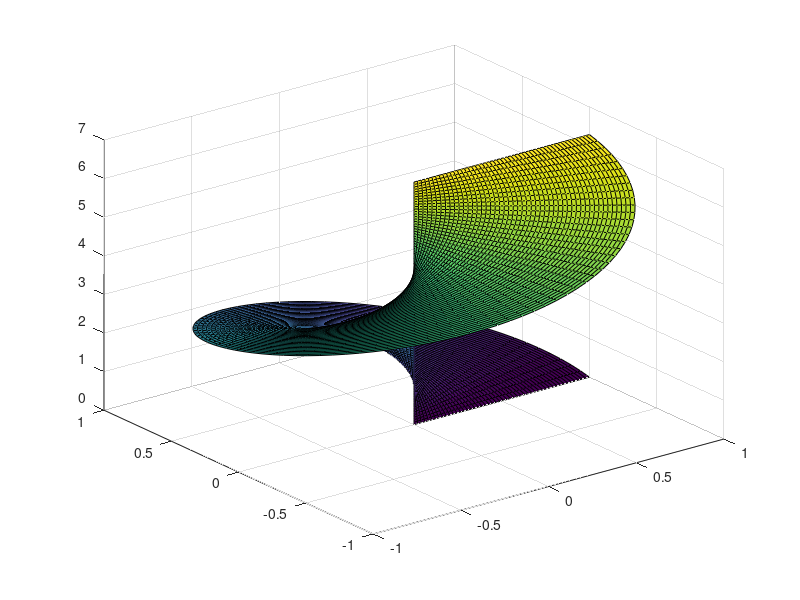

Here is the MATLAB script that generated this plot:
clc;
clear all;
u = linspace(0,1,50);
v = linspace(0,2*3.14159,100);
[U V] = meshgrid(u,v);
x = U.*cos(V);
y = U.*sin(V);
z = V;
surf(x,y,z);
